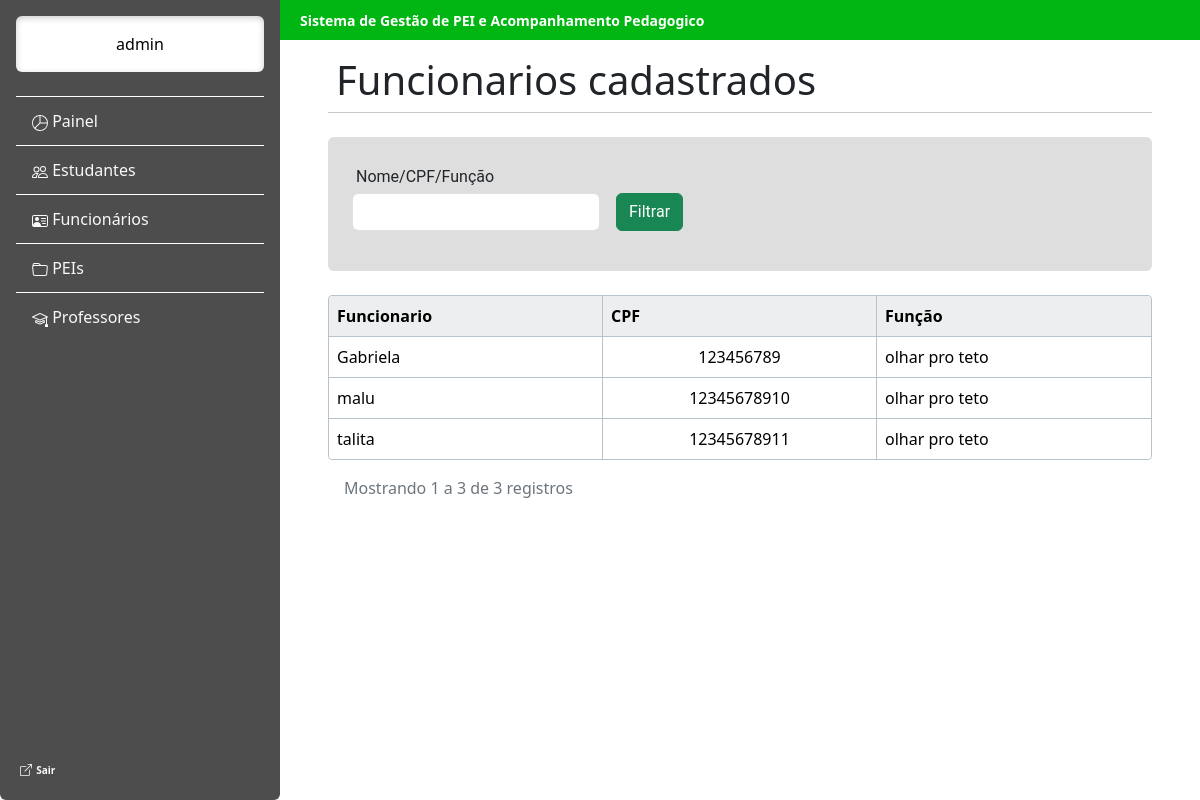
The page /estudante/funcionario_cadastrado/ (signed in) on the database its author committed.
### estudante/models.py (models this page shows, shortened)
class Usuario(AbstractUser):
    cpf = models.CharField(max_length=255, unique=True)

class Funcionario(models.Model):
    cpf = models.CharField(max_length=255, primary_key=True)
    nome = models.CharField(max_length=255)
    funcao = models.CharField(max_length=255)

### estudante/views.py (the view)
# urls.py: path("funcionario_cadastrado/", views.funcionario_cadastrado, name="funcionario_cadastrado"),
@login_required(login_url="login1")
def funcionario_cadastrado(request):
    funcionario = Funcionario.objects.all().order_by("nome")
    filtro = request.GET.get("filtro", "").strip()
    if filtro:
        funcionario = funcionario.filter(Q(nome__icontains=filtro) | Q(funcao__icontains=filtro) | Q(cpf__icontains=filtro))
    paginas = Paginator(funcionario, 9)  # isso aqui faz a divisão da quantidade de funcionarios em tabelas de 9 em 9, ou menos
    pagina = request.GET.get(
        "page")  # isso aqui é para saber qual paginas entre, as divisões feitas, foi pedida pelo user
    funcionario = paginas.get_page(pagina)
    dicionario = {"funcionarios": funcionario, 'nome_usuario': request.user.first_name, "filtro": filtro}
    return render(request, "funcionarios_cadastrados.html", dicionario)

### estudante/templates/funcionarios_cadastrados.html (shortened to what this page needs)
<!doctype html>
<html lang="pt-BR">
<head>
</head>
<body>
    {% include 'barra_lateral.html' %}
    <main class="flex-grow-1 p-5">
        <div class="topbar fw-bold" style=" background-color: #00B612; color: #ffffff; font-size: 14px;">
            Sistema de Gestão de PEI e Acompanhamento Pedagogico
        </div>
        <div class="display-6 p-2">
            Funcionarios cadastrados
        </div>
        <hr class="w-100  m-0 p-0 border-dark">
        <br>
         <form method="get" class="bg-cinza w-100 p-4 rounded">
            <div class="p-1">Nome/CPF/Função</div>
            <div class="row g-3 mb-3">
                <div class="col-md-4"><input name="filtro" value="{{ filtro }}"  class="form-control"></div>
                <div class="col-md-3"><button type="submit" class="btn btn-success">Filtrar</button></div>
            </div>
        </form>
        <br>
        <table class="table w-100 mb-0 tabela-customizada">
            <thead>
                <tr>
                    <th class="p-2">Funcionario</th>
                    <th class="p-2">CPF</th>
                    <th class="p-2">Função</th>
                </tr>
            </thead>
            <tbody>
            {% if funcionarios %}
                {% for funcionario in funcionarios %}
                <tr>
                    <td class="p-2">{{ funcionario.nome }}</td>
                    <td class="text-center p-2">{{ funcionario.cpf }}</td>
                    <td class="p-2">{{ funcionario.funcao }}</td>
                </tr>
                {% endfor %}
            {% else %}
                 <tr>
                    <td>
                    Nenhum funcionario encontrado
                    </td>
                 </tr>
            {% endif %}
            </tbody>
        </table>
        <div class="d-flex justify-content-between align-items-center p-3">
            <div class="text-secondary">
                Mostrando {{funcionarios.start_index}} a {{funcionarios.end_index}} de {{ funcionarios.paginator.count }} registros
            </div>
        </div>
    </main>
</body>
</html>

### estudante/templates/barra_lateral.html (shortened to what this page needs)
<!DOCTYPE html>
<html lang="pt-BR">
<head>
    <link href="https://cdn.jsdelivr.net/npm/bootstrap@5.3.8/dist/css/bootstrap.min.css" rel="stylesheet">
</head>
<body>
    <div class="barra-lateral d-flex flex-column flex-shrink-0 p-3 vh-100 rounded-bottom">
        <a class="nav-link text-center text-black rounded bg-white p-3" style="box-shadow: inset 0 2px 6px rgba(0,0,0,0.2);" > {{ nome_usuario }} </a>
        <br>
        <ul class="barra-lateral-link nav nav-pills flex-column mb-auto">
            <li class="nav-item">
                <a href="/estudante/painel_administrador/#" class="nav-link link-light" aria-current="page">
                    <svg xmlns="http://www.w3.org/2000/svg" width="16" height="16" fill="currentColor" class="bi bi-pie-chart" viewBox="0 0 16 16">
                      <path d="M7.5 1.018a7 7 0 0 0-4.79 11.566L7.5 7.793zm1 0V7.5h6.482A7 7 0 0 0 8.5 1.018M14.982 8.5H8.207l-4.79 4.79A7 7 0 0 0 14.982 8.5M0 8a8 8 0 1 1 16 0A8 8 0 0 1 0 8"/>
                    </svg>
                    Painel
                </a>
            </li>
            <li>
                <a href="/estudante/gerenciar_estudante/#" class="nav-link link-light">
                    Estudantes
                </a>
            </li>
            <li>
                <a href="/estudante/gerenciar_funcionario/#" class="nav-link link-light">
                    Funcionários
                </a>
            </li>
            <li>
                <a href="/estudante/gerenciar_pei/#" class="nav-link link-light">
                    PEIs
                </a>
            </li>
            <li>
                <a href="/estudante/gerenciar_professor/#" class="nav-link link-light">
                    Professores
            </a>
            </li>
        </ul>
        <div class="mt-auto">
            <a href="{% url 'sair' %}" class="nav-link link-light p-1">
                <strong class="txt-ot"> Sair </strong>
            </a>
        </div>
    </div>
</body>
</html>

### estudante/templates/barra_lateral.html (style rules this page uses)
.txt-ot { font-size: 10px; }
main { margin-left: 280px; padding: 20px; }
.barra-lateral { position: fixed; top: 0; left: 0; width: 280px; height: 100vh; background-color: #4D4D4D; color: white; }
.barra-lateral-link .nav-link { color: white; border-top: 1px solid white; border-radius: 0; padding: 12px 16px; }
.topbar { position: fixed; top: 0; left: 280px; right: 0; height: 40px; background: #00B612; color: white; display: flex; align-items: center; padding: 0 20px; z-index: 1000; }
.tabela-customizada { width:100%; table-layout:fixed; border-collapse:separate; border-spacing:0; border: 1px solid #B6C3CA; border-radius:4px; }
.tabela-customizada td, .tabela-customizada th { border-right: 1px solid #B6C3CA; vertical-align:middle; white-space:nowrap; overflow:hidden; text-overflow:ellipsis; }
.tabela-customizada thead th { background:#ECEEEF; border-right: 1px solid #B6C3CA; border-bottom: 1px solid #B6C3CA; font-weight:600; }
.tabela-customizada thead th:first-child { border-top-left-radius:4px; }
.tabela-customizada thead th:last-child { border-top-right-radius:4px; }
.tabela-customizada tbody tr:last-child td:first-child { border-bottom-left-radius:4px; }
.tabela-customizada tbody tr:last-child td:last-child { border-bottom-right-radius:4px; }
.tabela-customizada th:last-child, .tabela-customizada td:last-child { border-right: none; }
.tabela-customizada tbody tr:last-child td { border-bottom: none; }
.bg-cinza { background-color: #DEDEDE; font-family: 'Roboto', sans-serif; }

### rows shown on the page
Usuario: first_name "admin"
Funcionario: nome "Gabriela", cpf "123456789", funcao "olhar pro teto"
Funcionario: nome "malu", cpf "12345678910", funcao "olhar pro teto"
Funcionario: nome "talita", cpf "12345678911", funcao "olhar pro teto"

### other values the page prints
{{ funcionarios.start_index }} "1"
{{ funcionarios.end_index }} "3"
{{ funcionarios.paginator.count }} "3"
